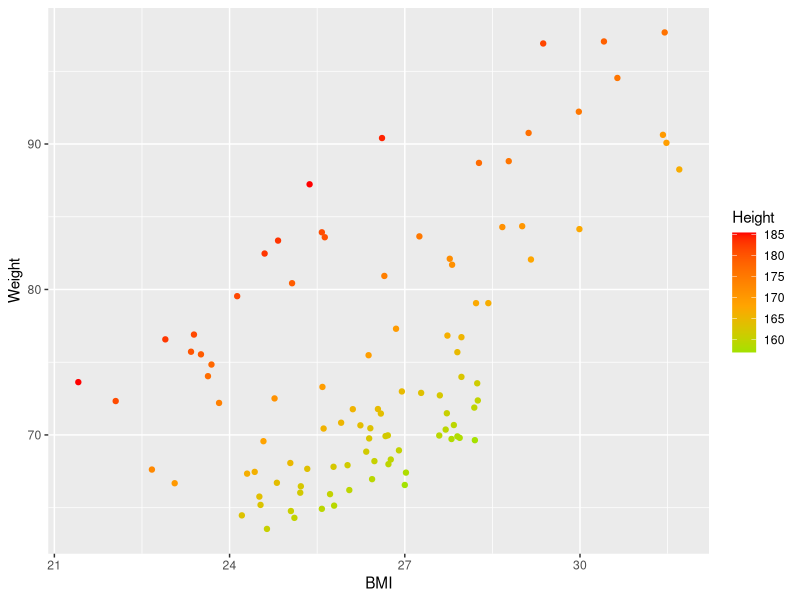
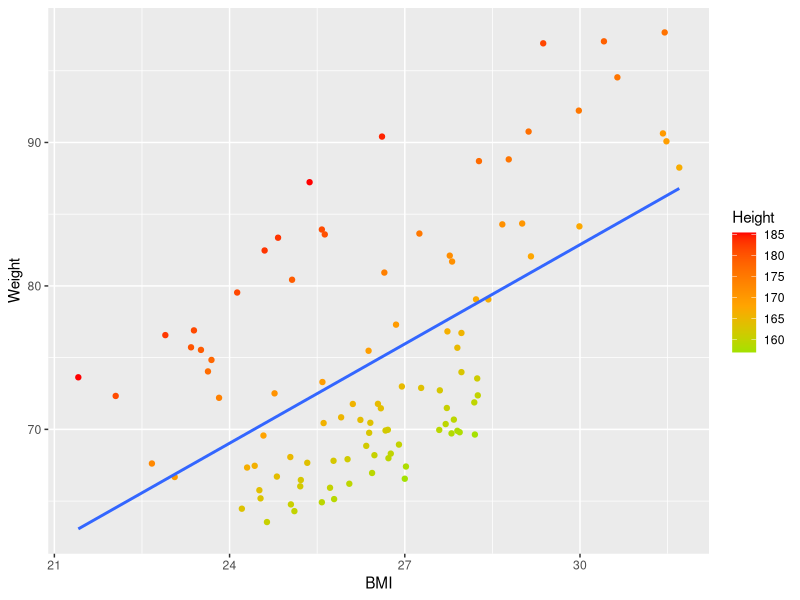
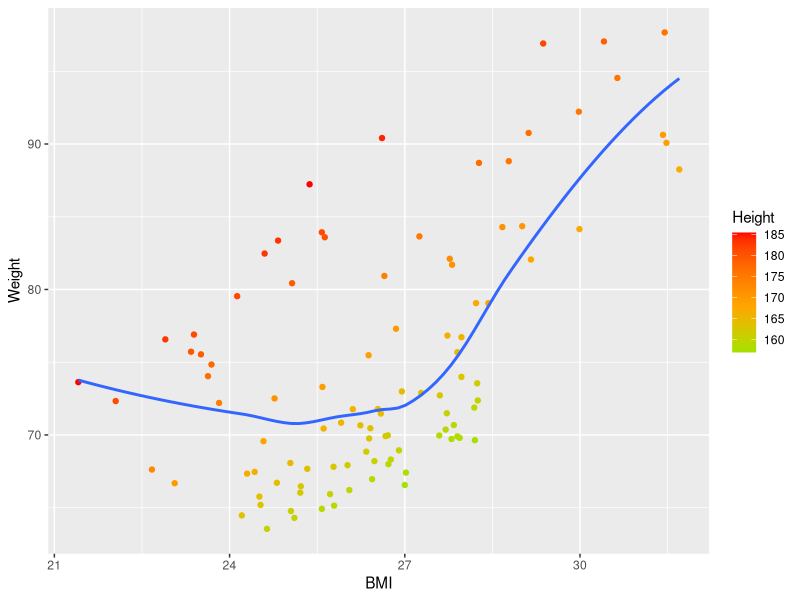
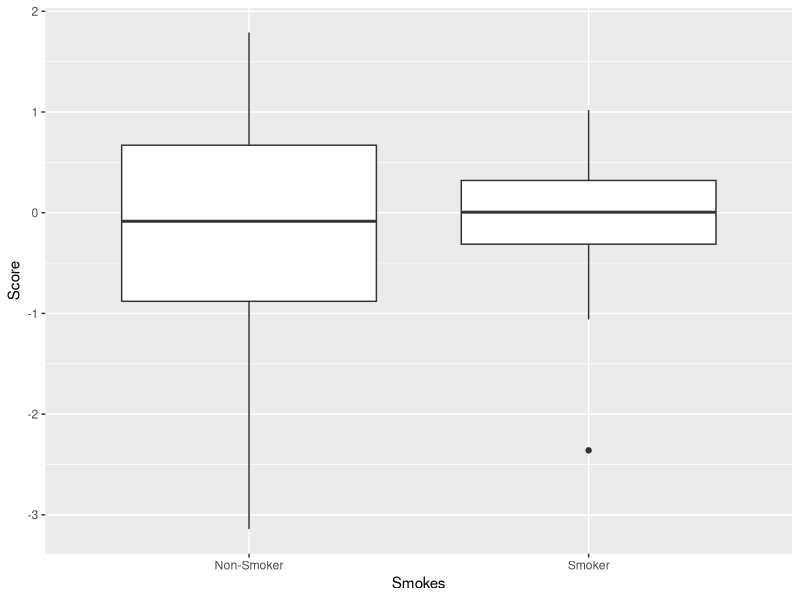
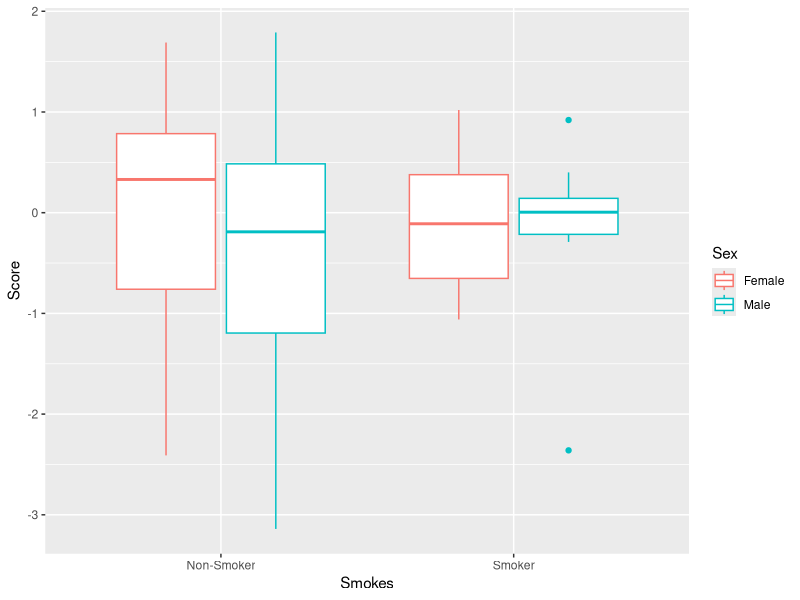
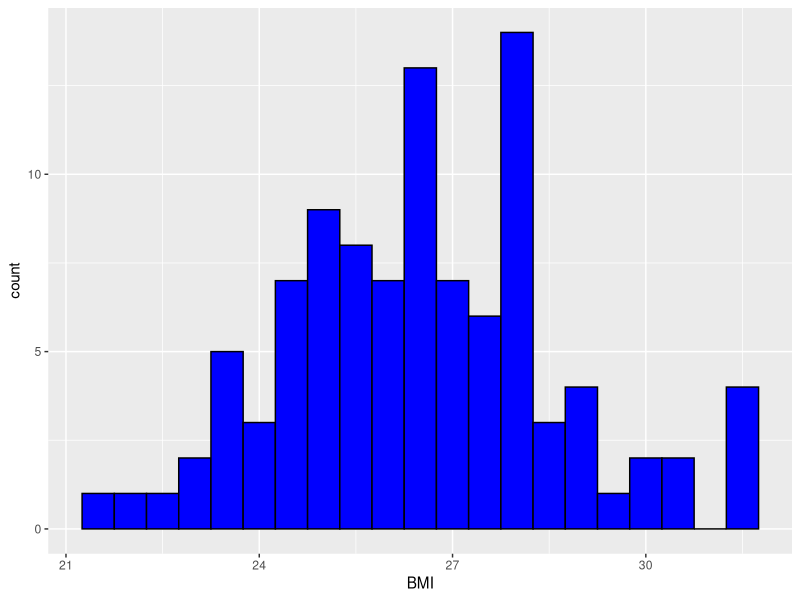
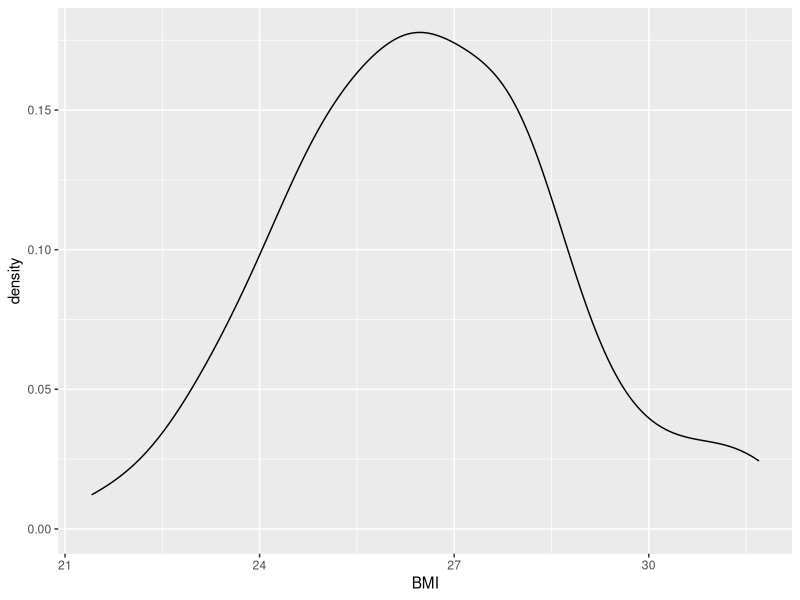
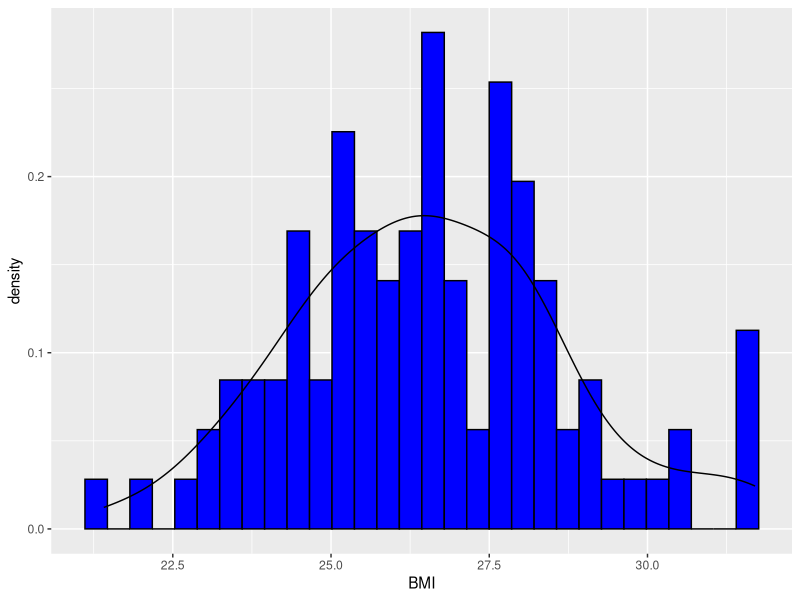

These figures' R source, in order:
## ---- chunk 1
library(tidyverse)
patients <- read_tsv("patient-data-cleaned.txt")
patients
print(glimpse(patients))
## ---- chunk 2
plot <- ggplot(data = patients, mapping = aes(x=BMI, y=Weight, colour = Height)) + geom_point() + scale_color_gradient2(low='green', high = 'red', mid='orange', midpoint = mean(patients$Height))
print(plot)
## ---- chunk 3
plot <- ggplot(data = patients, mapping = aes(x=BMI, y=Weight, colour = Height)) + geom_point() + scale_color_gradient2(low='green', high = 'red', mid='orange', midpoint = mean(patients$Height)) + stat_smooth(method='lm',se=F )
print(plot)
## ---- chunk 4
plot <- ggplot(data = patients, mapping = aes(x=BMI, y=Weight, colour = Height)) + geom_point() + scale_color_gradient2(low='green', high = 'red', mid='orange', midpoint = mean(patients$Height)) + geom_smooth(se=FALSE)
print(plot)
## ---- chunk 5
plot <- ggplot(data = patients, aes(Smokes,Score)) + geom_boxplot()  
print(plot)
## ---- chunk 6
plot <- ggplot(data = patients, aes(Smokes,Score, colour=Sex)) + geom_boxplot()  
print(plot)
## ---- chunk 7
plot <- ggplot(data = patients, aes(x = BMI)) +
  geom_histogram(binwidth = 0.5, colour = "black", fill = 'blue') 
print(plot)
## ---- chunk 8
plot1 <- ggplot(patients, aes(BMI)) + geom_density()
print(plot1)
## ---- chunk 9
plot1 <- ggplot(patients, aes(BMI)) + geom_histogram(aes(y = after_stat(density)), colour = "black", fill = 'blue') + geom_density(alpha=0.2) 
print(plot1)
## ---- chunk 10
plot1 <- ggplot(patients, aes(BMI, fill=Sex, colour = Sex)) + geom_density(alpha = 0.2 )
print(plot1)
## ---- chunk 11
plot <- ggplot(data= patients, aes(x = Weight, y = BMI, colour = Height)) + geom_point() + scale_color_gradient2(low='green', high = 'red', mid='orange', midpoint = mean(patients$Height)) + facet_grid(vars(Sex),vars(Smokes))
print(plot)
## ---- chunk 12
plot <- ggplot(data = patients, aes(x = Smokes, y = BMI, fill = Sex)) +
  geom_boxplot() + stat_smooth(method = "lm", se = FALSE)+
  labs(x = "Weight", y = "BMI") +
  facet_grid(~year(Birth)) 
# Wyświetlenie wykresu
print(plot)
## ---- chunk 13
patients$Age <- factor(patients$Age)
plot <- ggplot(data = patients, mapping = aes(x = Sex, y = BMI, fill = Age)) +
  geom_boxplot() + facet_grid(Smokes~.)

# Wyświetlenie wykresu
print(plot)
## ---- chunk 14
plot <- ggplot(data = patients, aes(x = Weight,y = BMI)) + geom_boxplot() 
print(plot)
## ---- chunk 15
plot <- ggplot(data = patients, aes(x = Weight,y = BMI)) + geom_boxplot() + scale_y_continuous("BMI", breaks = seq(20, 40, by=10), limits = c(20,40))+ scale_x_continuous("Waga [kg]", breaks = seq(60, 100, by=5), limits = c(60,100))
print(plot)
## ---- chunk 16
plot <- ggplot(data = patients, mapping = aes(x=BMI, y=Weight, colour = Height)) + geom_point() + scale_color_gradient2(low='green', high = 'red', mid='grey', midpoint = mean(patients$Height))
print(plot)
## ---- chunk 17
plot <- ggplot(data=patients, aes(x=Weight, y=BMI, colour=Height, group = factor(year(Birth)))) + geom_point() + stat_smooth(method="lm",se=F)
print(plot)
## ---- chunk 18
plot <- ggplot(data=patients, aes(x=Weight, y=BMI, colour=Height, group = factor(year(Birth)))) + geom_point() + stat_smooth(method="lm",se=F) + labs(colour = NULL) +
  theme(panel.background = element_rect(fill = "white"), legend.position = "bottom")
print(plot)
## ---- chunk 19
plot <- ggplot(data=patients, aes(x=Weight, y=BMI, colour=Height, group = factor(year(Birth)))) + geom_point() + stat_smooth(method="lm",se=F) + labs(colour = NULL) +theme(panel.background = element_rect(fill = "white"), legend.position = "bottom") + labs(title = "wykres")
ggsave("wykres.png", plot, width = 16, height = 16, units = "in")
print(plot)
